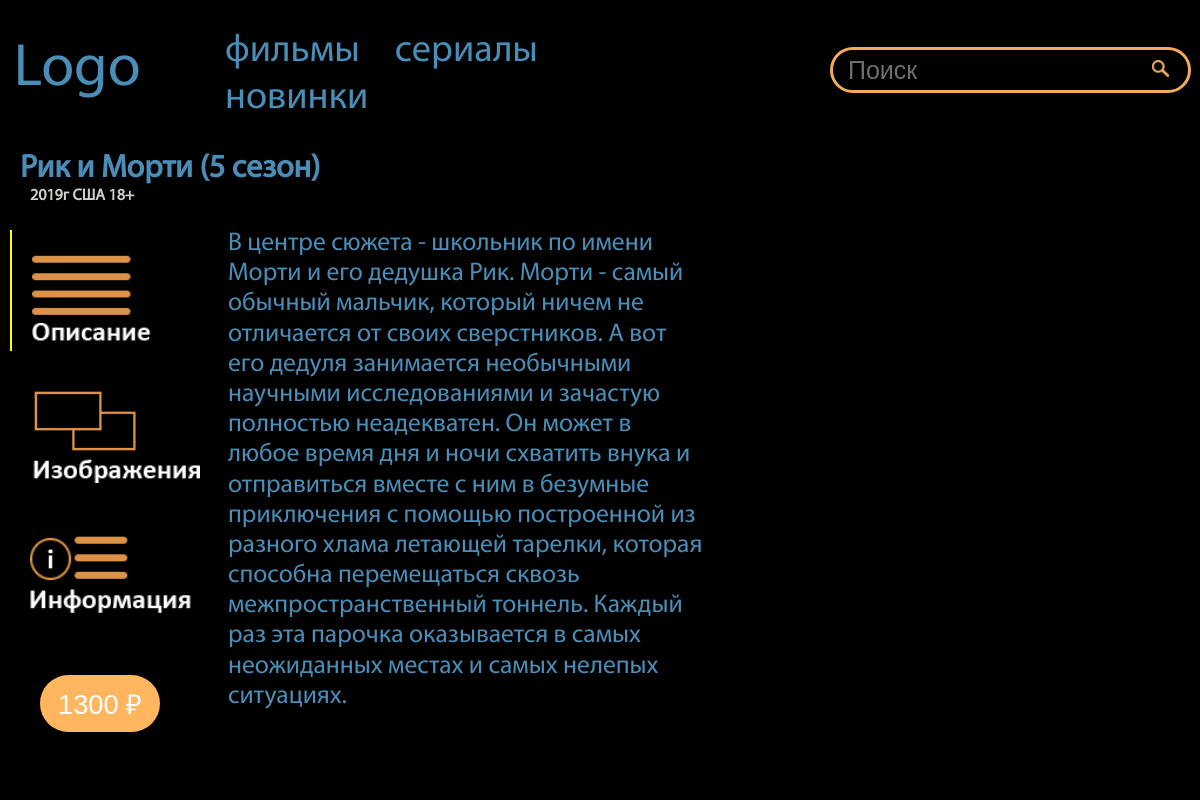
Screenshot of /page/index.php?id=10 with the database file from the repository.
### tables this page shows
CREATE TABLE `film` (
  `id` int NOT NULL AUTO_INCREMENT,
  `title` varchar(128) NOT NULL,
  `country_id` int NOT NULL,
  `release` int NOT NULL,
  `rate` tinyint NOT NULL,
  `discription` text NOT NULL,
  `trailer` text NOT NULL,
  `director` text NOT NULL,
  `role` text NOT NULL,
  `price` int unsigned NOT NULL,
  PRIMARY KEY (`id`),
  UNIQUE KEY `name_UNIQUE` (`title`),
  KEY `fk_country_idx` (`country_id`),
  CONSTRAINT `fk_country_id` FOREIGN KEY (`country_id`) REFERENCES `country` (`id`)
);

CREATE TABLE `country` (
  `id` int NOT NULL AUTO_INCREMENT,
  `name` varchar(45) DEFAULT NULL,
  PRIMARY KEY (`id`),
  UNIQUE KEY `name_UNIQUE` (`name`)
);

### page/index.php (the view, shortened to what this page needs)
<!DOCTYPE html>
<html lang="en" dir="ltr">
<head>
	<link rel="stylesheet" type="text/css" href="/page/page_style.css">
	<?php
	$id = $_GET['id'];
	if (is_array($id))
		$id = intval($id[0]);
	else
		$id = intval($id);
	$options = array(
						PDO::ATTR_ERRMODE            => PDO::ERRMODE_EXCEPTION,
						PDO::ATTR_DEFAULT_FETCH_MODE => PDO::FETCH_ASSOC
	  );
	try
	{
		$connection = new PDO('mysql:host=localhost;dbname=films_index;charset=utf8', 'root', 'root', $options);
	}
	catch (Exception $e)
	{
	   exit('<script type="text/javascript">alert("Подключение к базе данных не удалось, попробуйте перезагрузить страницу: ' . $e->getMessage().'");
		location.href=location.href;</script>');
	}
	$stmt = $connection->query("SELECT film.id, title, `release`, rate, discription, trailer, director, `role`, price,
		country.name as country FROM film LEFT JOIN country ON country_id = country.id WHERE film.id =".$id);
	$data = $stmt->fetchAll()[0];
	$name = $data['title'];
	$year = explode('-', ($data['release']))[0];
	$country = $data['country'];
	$rate = $data['rate'];
	$discription = $data['discription'];
	$price = $data['price'];
	?>
</head>
<body>
	<img id="poster" src="../srcs/images/<?php echo $id; ?>/poster">
	<div id="shadow"></div>
	<div id="header_wrapper">
		<div id="logo"><a href="/">Logo</a></div>
		<div id="menu">
		  	<ul>
				<li><a href="/?category=2">фильмы</a></li>
				<li><a href="/?category=3">сериалы</a></li>
				<li><a href="/?category=1">новинки</a></li>
			</ul>
		</div>
	</div>
	<div id="name">
		<div id="title"><?php echo $name; ?></div>
		<p><?php echo $year."г ".$country." ".$rate."+"?></p>
	</div>
	<div id="navibar">
		<div><a class="navibar" type="button" onclick="selectTab( contentList[0], this)"><img src="../srcs/ico/discription.png"></a></div>
		<div><a class="navibar" type="button" onclick="selectTab( contentList[1], this)"><img src="../srcs/ico/gallery.png"></a></div>
		<div><a class="navibar" type="button" onclick="selectTab( contentList[2], this)"><img src="../srcs/ico/info.png"></a></div>
		<div id="price"><button id="price_button" onclick="addToCart(<?php echo $id; ?>)"><?php echo $price; ?> ₽</button></div>
	</div>
	<br>
	<div class="content">
		<span style="vertical-align: middle;"><?php  echo $discription; ?></span>
	</div>
	<br>
	<br>
	<div id="search_wrapper">
	</div>
</body>
</html>

### page/page_style.css (style rules this page uses)
body { font-family: "MyriadProRegular"; color: #4a8eb8; background-color: black; margin: 0; overflow-y: hidden; }
#poster { z-index: -3; position: fixed; min-height: 100vh; min-width: 45%; width: 90vmin; object-fit: contain; right: 0px; vertical-align: middle; }
#shadow { min-width: 1000px; z-index: -2; position: fixed; height: 100% ; width: 100%; box-shadow: inset 67vw 30px 87px -44px black, inset 900px 30px 87px 0 black; }
#header_wrapper { position: fixed; display: flex; z-index: 2; height: 150px; width: 57vw; min-width: 600px; overflow: hidden; font-size: 150%; min-height: 100px; align-items: center; }
#search_wrapper { position: fixed; z-index: 2; right: 50px; top: 50px; opacity: 0.95; margin: 0 50px 0 70vw; width: 25vw; height: 40px; }
@media screen and (max-width: 1200px) { #search_wrapper { margin-left: 830px; right: auto } }
#logo { font-size: 250%; width: 150px; margin: -10px 0 0 2%; color: #4a8eb8; }
#logo a { color: #4a8eb8; }
#menu { margin: auto; }
#menu ul { flex: 3; margin-right: auto; }
#menu li { font-size: 160%; margin-left: 30px; display: inline-block; list-style-type: none; }
a { text-decoration:none; }
#menu a { color: #4a8eb8 }
#name { width: 54vw; height: 200px; position: fixed; flex-wrap: wrap-reverse; margin: 150px 0 0 20px; min-width: 750px; font-weight: bold; border-bottom: 10px solid black; background-color: black; box-shadow: 2vw 0 5px 5px black; }
#name p { color: #cfd1cd; padding-top: 0.5%; margin: -5px 0 -20px 10px; font-size: 100%; }
#title { font-size: 200%; }
#navibar { display: flex; position: fixed; flex-direction: column; margin-top: 230px; width: 200px; height: 65vh; overflow-y: auto; }
.navibar { margin-bottom:2vh; display: block; margin-left: 10px; padding: 20px 0 0 20px; }
.navibar img { object-fit: contain; width: 100%; }
#price button { background-color: #ffb65e; border:none; color: white; padding: 10px 0; border-radius: 40px; width: 100px; margin: 4vh 0 0 40px; min-width: 120px; display: block; position: relative; outline: none; font-size: 170%; }
.content { position: absolute; margin:200px 0 300px calc(200px + (40px - 1vw)); min-width: 300px; width: 40%; font-size: 160%; height: 70vh; padding: 10px 0; overflow: auto; }
@media screen and (max-height: 800px) { .content { height: 60vh; } }

### srcs/modules/search.css (style rules this page uses)
#search_button img, #reset_search, #reset_search img { height: 17px; }
#search_elem { display: flex; align-items: center; margin-left: -45px; }
#reset_search, #search_button { cursor: pointer; border: none; outline: none; background-color: rgba(0,0,0,0); }
#search_form, #search { height: inherit; width: inherit; display: flex; align-items: center; flex-wrap: nowrap; }
#search { height: 100%; }
#search_field { border-radius: 40px; height: inherit; width: inherit; background-color: rgba(0, 0, 0, 0.95); border: solid #ffb65e ; color: white; outline: none; padding: 0 40px 0 15px; font-size: 25px; }

### rows the page displays
film: title "Рик и Морти (5 сезон)", release "2019", country.name "США", rate "18", price "1300", discription "В центре сюжета - школьник по имени Морти и его дедушка Рик. Морти - самый обычный мальчик, который ничем не отличается от своих сверстников. А вот его дедуля занимается необычными научными исследованиями и зачастую полностью неадекватен. Он может в любое время дня и ночи схватить внука и отправиться вместе с ним в безумные приключения с помощью построенной из разного хлама летающей тарелки, которая способна перемещаться сквозь межпространственный тоннель. Каждый раз эта парочка оказывается в самых неожиданных местах и самых нелепых ситуациях."
